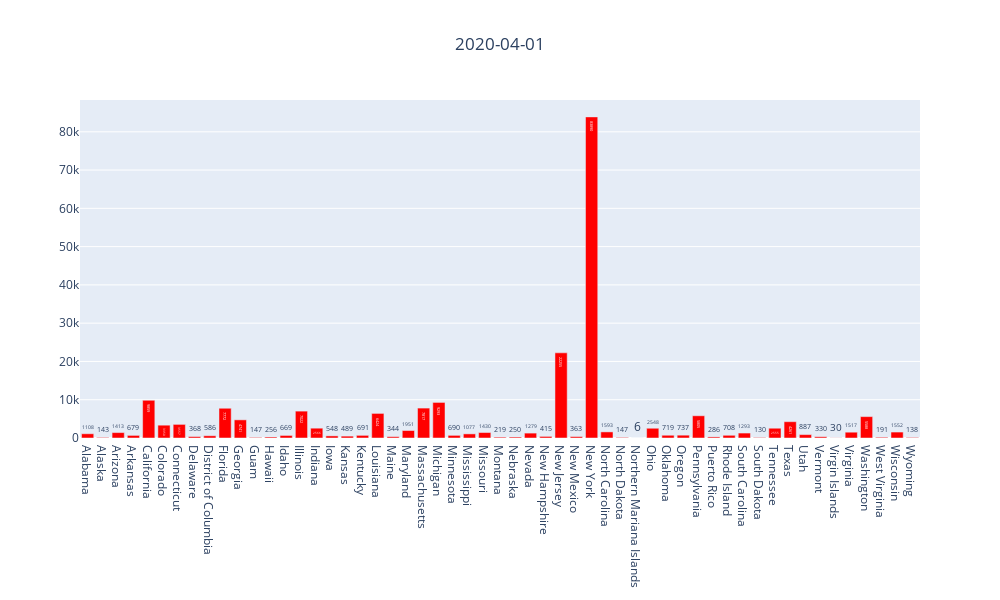

Notebook source saved alongside this figure:
### Code cell
# graph 1: interactive bar chart with state totals 

fig = go.Figure(go.Bar(
    x=stateTotLatest.index,
    y=stateTotLatest.cases,
    text=stateTotLatest.cases,
    hovertemplate='%{x}: %{y} <extra></extra>', # sets up what you see when you hover over the figure
    marker_color='red'
),
                layout=
                
                    {'width':1000, 'height':600} 
                
               )

# set title
fig.update_layout(
    title={'text':counties.date.max(),
           'x':.5,
          'xanchor': 'center'},
)

# have to call figure show
fig.show()

### Figure 1 — Plotly figure (JSON) as saved in the notebook; plotly's stock layout.template omitted (floating-point values rounded to 4 significant figures)
{"data": [{"hovertemplate": "%{x}: %{y} <extra></extra>", "marker": {"color": "red"}, "text": [1108, 143, 1413, 679, 9859, 3350, 3557, 368, 586, 7772, 4741, 147, 256, 669, 7022, 2566, 548, 489, 691, 6424, 344, 1951, 7817, 9293, 690, 1077, 1430, 219, 250, 1279, 415, 22255, 363, 83890, 1593, 147, 6, 2548, 719, 737, 5805, 286, 708, 1293, 130, 2555, 4261, 887, 330, 30, 1517, 5588, 191, 1552, 138], "type": "bar", "x": ["Alabama", "Alaska", "Arizona", "Arkansas", "California", "Colorado", "Connecticut", "Delaware", "District of Columbia", "Florida", "Georgia", "Guam", "Hawaii", "Idaho", "Illinois", "Indiana", "Iowa", "Kansas", "Kentucky", "Louisiana", "Maine", "Maryland", "Massachusetts", "Michigan", "Minnesota", "Mississippi", "Missouri", "Montana", "Nebraska", "Nevada", "New Hampshire", "New Jersey", "New Mexico", "New York", "North Carolina", "North Dakota", "Northern Mariana Islands", "Ohio", "Oklahoma", "Oregon", "Pennsylvania", "Puerto Rico", "Rhode Island", "South Carolina", "South Dakota", "Tennessee", "Texas", "Utah", "Vermont", "Virgin Islands", "Virginia", "Washington", "West Virginia", "Wisconsin", "Wyoming"], "y": [1108, 143, 1413, 679, 9859, 3350, 3557, 368, 586, 7772, 4741, 147, 256, 669, 7022, 2566, 548, 489, 691, 6424, 344, 1951, 7817, 9293, 690, 1077, 1430, 219, 250, 1279, 415, 22255, 363, 83890, 1593, 147, 6, 2548, 719, 737, 5805, 286, 708, 1293, 130, 2555, 4261, 887, 330, 30, 1517, 5588, 191, 1552, 138]}], "layout": {"height": 600, "title": {"text": "2020-04-01", "x": 0.5, "xanchor": "center"}, "width": 1000, "xaxis": {"autorange": true, "range": [-0.5, 54.5], "type": "category"}, "yaxis": {"autorange": true, "range": [0, 88310.0], "type": "linear"}}}
